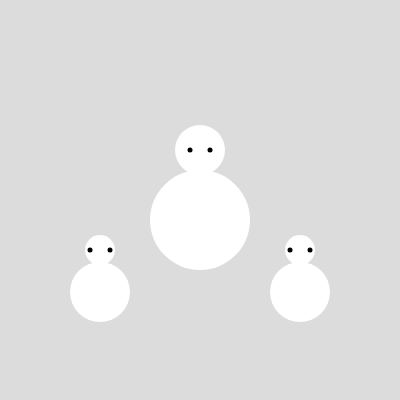
Frame 1 (no input)
Frame 60 (no input): identical to frame 1, image omitted
Frame 120 (the mouse pressed at the canvas centre since frame 60): identical to frame 1, image omitted

The p5.js sketch that drew this single still picture (run headless with seeded random() and noise() and a simulated clock; from frame 60 on, the mouse is pressed at the canvas centre):

// p5.js sketch
// ── sketch.js
// DM2008 — Activity 3b
// (One Function Wonder, 20 min)

function setup() {
  createCanvas(400, 400);
  rectMode(CENTER);
}

function draw() {
  background(220);

  // TODO 1:
  // Define a function that draws something (a shape or group of shapes).
  // It should take at least one parameter (e.g., position, size, or color).

  // TODO 2:
  // Call your function multiple times with different parameter values.
  // myShape(100, 200, 50);
  // myShape(300, 200, 80);
myShape(width/2, height/2-50, 50, 50, "white")
myShape(width/4, 250, 30, 30, "white") 
myShape(300, 250, 30, 30, "white") 
// rainDrop(100, 100, 150, 50, 150, 30)
  
  // TODO 3:
  // (Challenge) Call your function inside a for loop
  // to create a repeating pattern or variation.
}

// Example starter function:
// function myShape(x, y, s) {
//   ellipse(x, y, s, s);
// }

function myShape(x, y, sz, sz, clr) {
  noStroke()
  ellipse(x, y, sz, sz, clr)
  ellipse(x, y + sz + (2/5*sz), sz*2, sz*2, clr)
  stroke(0)
  strokeWeight(5)
  point(x - 10, y);
  point(x + 10, y)
}

// function rainDrop(a, b, c, d, e, sz) {
//   noStroke();
//   triangle(a, b, c, d, e, b)
//   ellipse(c, d - sz, )
// }
